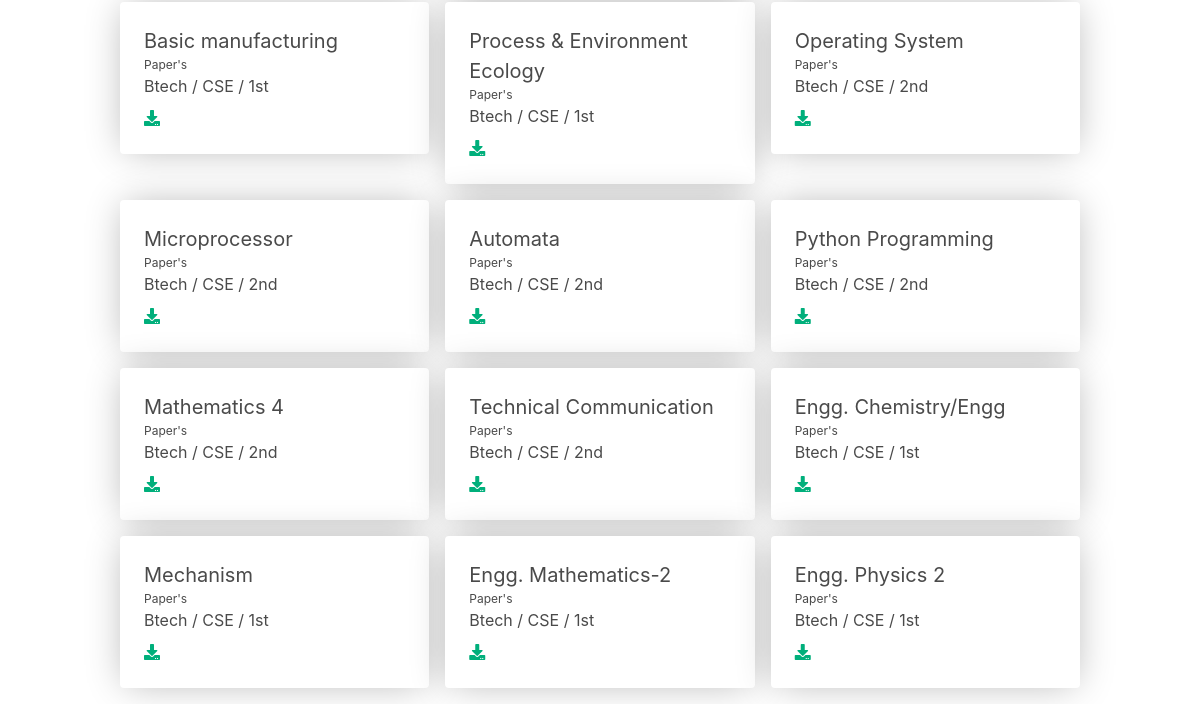
Before: /prepup/ (lower part) with the older database file.
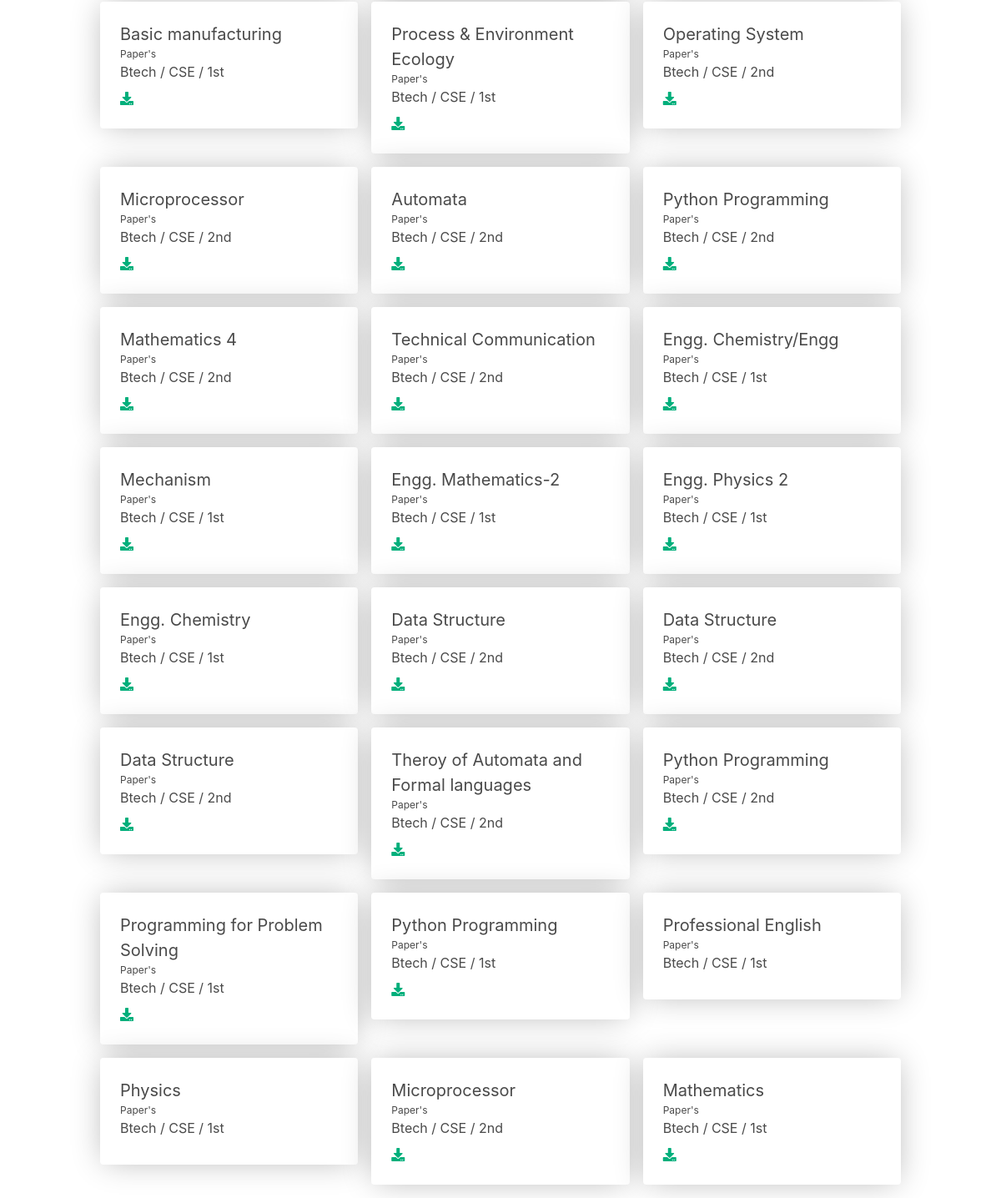
After: the same page with the newer database file.
### NotesApp/models.py (models this page shows)
class StudyMaterials(models.Model):
    Years = (
        ("1st", "1st"),
        ("2nd", "2nd"),
        ("3rd", "3rd"),
        ("4th", "4th"),
    )
    Banches = (
        ("CSE", "CSE"),
        ("IT", "IT"),
        ("ME", "ME"),
        ("AG", "AG"),
        ("CE", "CE"),
        ("BT", "BT"),
    )
    subject = models.CharField(max_length=200)
    Name = models.CharField(max_length=200)
    years = models.CharField(max_length=100, choices=Years)
    Branch = models.CharField(max_length=200, choices=Banches, default=None)
    file = models.FileField(
        upload_to="StudyMaterials/Fileuploads/", null=True, blank=True)
    url = models.URLField(null=True, blank=True)
    createdBy = models.ForeignKey(User, on_delete=models.CASCADE)
    IsApproved = models.BooleanField(default=False)
    def __str__(self):
        return str(self.Name) + str(self.subject)
    def getFile(self):
        domain = 'https://hireup-pdfs.s3.amazonaws.com/'
        url = str(domain) + str(self.file)
        return url

### NotesApp/views.py (the view)
# urls.py: path('', prepIndex, name='prepIndex'),
def prepIndex(request):
    studymaterials = StudyMaterials.objects.filter(IsApproved=True)
    print(studymaterials)
    logger.info('Study Page Loaded')
    return render(request, 'prepup/index.html', {'data': studymaterials})

### templates/prepup/index.html (shortened to what this page needs)
{% extends "layout.html" %} {% load static %} {% block css %}
<link rel="stylesheet" href="{% static 'css/prepup/index.css' %}" />
{% endblock %} {% block body %}
<section class="section container set">
  <div class="card__container">
    {% for i in data %}
    <div class="card">
      <div class="card-content">
        <div class="content">
          <p class="is-size-5 m-0">{{i.subject}}</p>
          <p class="m-0 is-size-7 has-text-lightgrey">{{i.Name}}</p>
          <p class="m-0 is-size-6 mb-2">Btech / {{i.Branch}} / {{i.years}}</p>
          {% if i.url %}
          <a href="{{i.url}}"><i class="fa fa-download"></i></a> &nbsp;
          {% elif i.file %}
          <a href="{{i.getFile}}" target="_ankit"><i class="fa fa-download"></i></a>
          {% endif %}
        </div>
      </div>
    </div>
    {% endfor %}
  </div>
</section>
{% endblock %} {% block script %} {% endblock %}

Changed rows visible on the page:
added StudyMaterials: subject "Engg. Chemistry", Name "Paper's", Branch "CSE", years "1st"
added StudyMaterials: subject "Data Structure", Name "Paper's", Branch "CSE", years "2nd"
added StudyMaterials: subject "Data Structure", Name "Paper's", Branch "CSE", years "2nd"
added StudyMaterials: subject "Data Structure", Name "Paper's", Branch "CSE", years "2nd"
added StudyMaterials: subject "Theroy of Automata and Formal languages", Name "Paper's", Branch "CSE", years "2nd"
added StudyMaterials: subject "Python Programming", Name "Paper's", Branch "CSE", years "2nd"
added StudyMaterials: subject "Programming for Problem Solving", Name "Paper's", Branch "CSE", years "1st"
added StudyMaterials: subject "Python Programming", Name "Paper's", Branch "CSE", years "1st"
added StudyMaterials: subject "Professional English", Name "Paper's", Branch "CSE", years "1st"
added StudyMaterials: subject "Physics", Name "Paper's", Branch "CSE", years "1st"
added StudyMaterials: subject "Microprocessor", Name "Paper's", Branch "CSE", years "2nd"
added StudyMaterials: subject "Mathematics", Name "Paper's", Branch "CSE", years "1st"
